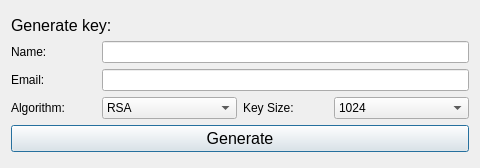
<?xml version="1.0" encoding="UTF-8"?>
<ui version="4.0">
 <class>Dialog</class>
 <widget class="QDialog" name="Dialog">
  <property name="geometry">
   <rect>
    <x>0</x>
    <y>0</y>
    <width>480</width>
    <height>168</height>
   </rect>
  </property>
  <property name="windowTitle">
   <string>Dialog</string>
  </property>
  <layout class="QVBoxLayout" name="verticalLayout">
   <item>
    <spacer name="verticalSpacer_2">
     <property name="orientation">
      <enum>Qt::Vertical</enum>
     </property>
     <property name="sizeHint" stdset="0">
      <size>
       <width>20</width>
       <height>40</height>
      </size>
     </property>
    </spacer>
   </item>
   <item>
    <layout class="QHBoxLayout" name="horizontalLayout_2">
     <item>
      <widget class="QLabel" name="label_2">
       <property name="font">
        <font>
         <pointsize>12</pointsize>
        </font>
       </property>
       <property name="text">
        <string>Generate key:</string>
       </property>
      </widget>
     </item>
    </layout>
   </item>
   <item>
    <layout class="QHBoxLayout" name="horizontalLayout_4">
     <item>
      <widget class="QLabel" name="label_4">
       <property name="sizePolicy">
        <sizepolicy hsizetype="Fixed" vsizetype="Preferred">
         <horstretch>0</horstretch>
         <verstretch>0</verstretch>
        </sizepolicy>
       </property>
       <property name="minimumSize">
        <size>
         <width>85</width>
         <height>0</height>
        </size>
       </property>
       <property name="font">
        <font>
         <pointsize>9</pointsize>
        </font>
       </property>
       <property name="text">
        <string>Name:</string>
       </property>
      </widget>
     </item>
     <item>
      <widget class="QLineEdit" name="lineEdit_3"/>
     </item>
    </layout>
   </item>
   <item>
    <layout class="QHBoxLayout" name="horizontalLayout_5">
     <item>
      <widget class="QLabel" name="label_5">
       <property name="sizePolicy">
        <sizepolicy hsizetype="Fixed" vsizetype="Preferred">
         <horstretch>0</horstretch>
         <verstretch>0</verstretch>
        </sizepolicy>
       </property>
       <property name="minimumSize">
        <size>
         <width>85</width>
         <height>0</height>
        </size>
       </property>
       <property name="font">
        <font>
         <pointsize>9</pointsize>
        </font>
       </property>
       <property name="text">
        <string>Email:</string>
       </property>
      </widget>
     </item>
     <item>
      <widget class="QLineEdit" name="lineEdit_2"/>
     </item>
    </layout>
   </item>
   <item>
    <layout class="QHBoxLayout" name="horizontalLayout_7">
     <item>
      <widget class="QLabel" name="label_7">
       <property name="sizePolicy">
        <sizepolicy hsizetype="Fixed" vsizetype="Preferred">
         <horstretch>0</horstretch>
         <verstretch>0</verstretch>
        </sizepolicy>
       </property>
       <property name="minimumSize">
        <size>
         <width>85</width>
         <height>0</height>
        </size>
       </property>
       <property name="font">
        <font>
         <pointsize>9</pointsize>
        </font>
       </property>
       <property name="text">
        <string>Algorithm:</string>
       </property>
      </widget>
     </item>
     <item>
      <widget class="QComboBox" name="comboBox">
       <item>
        <property name="text">
         <string>RSA</string>
        </property>
       </item>
       <item>
        <property name="text">
         <string>DSA/ElGamal</string>
        </property>
       </item>
      </widget>
     </item>
     <item>
      <widget class="QLabel" name="label_11">
       <property name="sizePolicy">
        <sizepolicy hsizetype="Fixed" vsizetype="Preferred">
         <horstretch>0</horstretch>
         <verstretch>0</verstretch>
        </sizepolicy>
       </property>
       <property name="minimumSize">
        <size>
         <width>85</width>
         <height>0</height>
        </size>
       </property>
       <property name="font">
        <font>
         <pointsize>9</pointsize>
        </font>
       </property>
       <property name="text">
        <string>Key Size:</string>
       </property>
      </widget>
     </item>
     <item>
      <widget class="QComboBox" name="comboBox_2">
       <item>
        <property name="text">
         <string>1024</string>
        </property>
       </item>
       <item>
        <property name="text">
         <string>2048</string>
        </property>
       </item>
      </widget>
     </item>
    </layout>
   </item>
   <item>
    <widget class="QPushButton" name="pushButton">
     <property name="font">
      <font>
       <pointsize>12</pointsize>
      </font>
     </property>
     <property name="text">
      <string>Generate</string>
     </property>
    </widget>
   </item>
   <item>
    <spacer name="verticalSpacer">
     <property name="orientation">
      <enum>Qt::Vertical</enum>
     </property>
     <property name="sizeHint" stdset="0">
      <size>
       <width>20</width>
       <height>40</height>
      </size>
     </property>
    </spacer>
   </item>
  </layout>
 </widget>
 <resources/>
 <connections/>
</ui>
